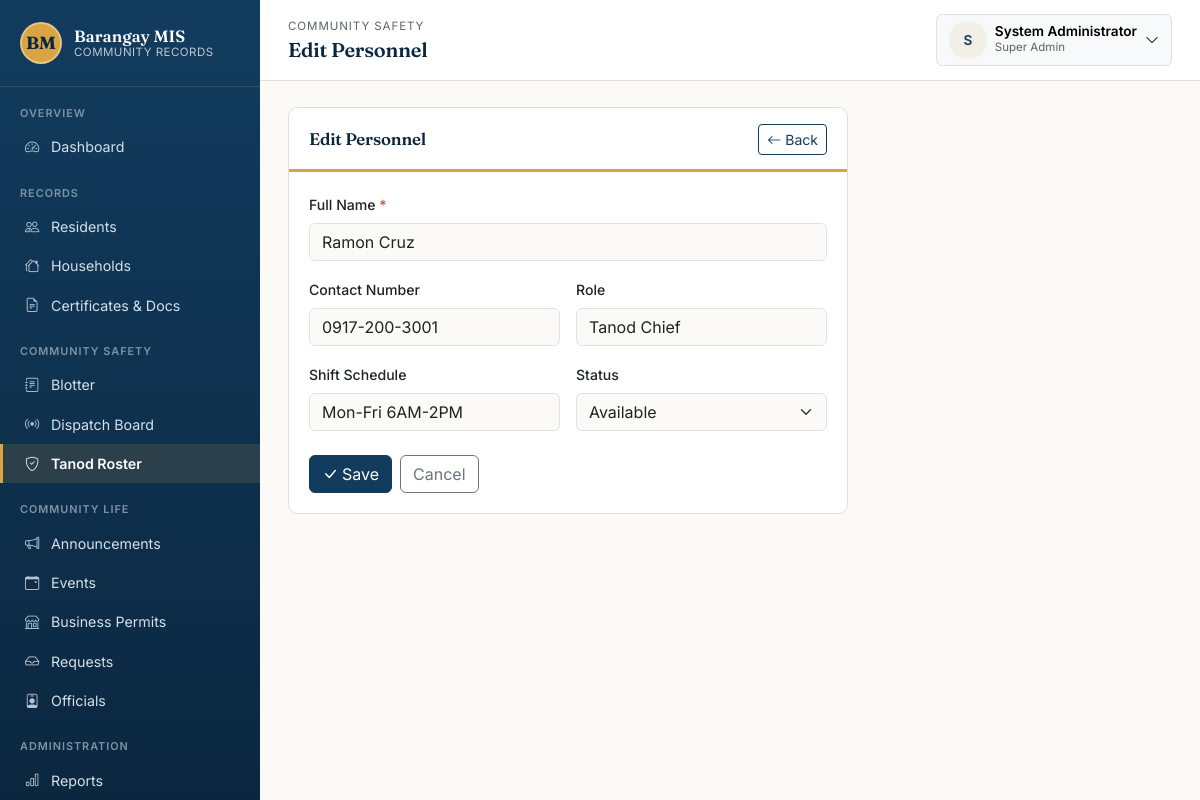
Page /modules/dispatch/roster_form.php?id=1 (signed in) on the committed database.
### tables this page shows
CREATE TABLE tanod_roster (
    id                INT AUTO_INCREMENT PRIMARY KEY,
    full_name         VARCHAR(150) NOT NULL,
    contact_number    VARCHAR(20),
    role              VARCHAR(100) NOT NULL DEFAULT 'Tanod',
    shift_schedule    VARCHAR(100),
    status            ENUM('Available','On Call','Off Duty') NOT NULL DEFAULT 'Available',
    created_at        TIMESTAMP NOT NULL DEFAULT CURRENT_TIMESTAMP
);

### includes/functions.php (called while the page is built, shortened)
<?php
function clean(?string $value): string
{
    return htmlspecialchars(trim($value ?? ''), ENT_QUOTES, 'UTF-8');
}

### modules/dispatch/roster_form.php (the view, shortened to what this page needs)
<?php
require_once __DIR__ . '/../../config.php';
require_once __DIR__ . '/../../includes/functions.php';
$id = isset($_GET['id']) ? (int)$_GET['id'] : null;
$person = ['full_name' => '', 'contact_number' => '', 'role' => 'Tanod', 'shift_schedule' => '', 'status' => 'Available'];
if ($id) {
    $stmt = $pdo->prepare('SELECT * FROM tanod_roster WHERE id = ?');
    $stmt->execute([$id]);
    $found = $stmt->fetch();
    $person = $found;
}
require_once __DIR__ . '/../../includes/header.php';
?>
<div class="panel" style="max-width:560px;">
    <div class="panel-header">
        <h2><?= $id ? 'Edit Personnel' : 'Add Personnel to Roster' ?></h2>
        <a href="<?= BASE_URL ?>/modules/dispatch/roster.php" class="btn btn-sm btn-outline-primary"><i class="bi bi-arrow-left me-1"></i>Back</a>
    </div>
    <div class="panel-body">
        <form method="post" novalidate>
            <div class="row g-3">
                <div class="col-12">
                    <label class="form-label">Full Name <span class="required-mark">*</span></label>
                    <input type="text" name="full_name" class="form-control" required value="<?= clean($person['full_name']) ?>">
                </div>
                <div class="col-md-6">
                    <label class="form-label">Contact Number</label>
                    <input type="text" name="contact_number" class="form-control" value="<?= clean($person['contact_number']) ?>">
                </div>
                <div class="col-md-6">
                    <label class="form-label">Role</label>
                    <input type="text" name="role" class="form-control" value="<?= clean($person['role']) ?>" placeholder="Tanod, Tanod Chief, BHW...">
                </div>
                <div class="col-md-6">
                    <label class="form-label">Shift Schedule</label>
                    <input type="text" name="shift_schedule" class="form-control" value="<?= clean($person['shift_schedule']) ?>" placeholder="Mon-Fri 6AM-2PM">
                </div>
                <div class="col-md-6">
                    <label class="form-label">Status</label>
                    <select name="status" class="form-select">
                        <?php foreach (['Available','On Call','Off Duty'] as $s): ?>
                            <option value="<?= $s ?>" <?= $person['status'] === $s ? 'selected' : '' ?>><?= $s ?></option>
                        <?php endforeach; ?>
                    </select>
                </div>
            </div>
            <div class="mt-4 d-flex gap-2">
                <button type="submit" class="btn btn-primary"><i class="bi bi-check-lg me-1"></i>Save</button>
                <a href="<?= BASE_URL ?>/modules/dispatch/roster.php" class="btn btn-outline-secondary">Cancel</a>
            </div>
        </form>
    </div>
</div>
<?php require_once __DIR__ . '/../../includes/footer.php'; ?>

### assets/css/style.css (style rules this page uses)
:root { --bagong-blue: #123C5E; --bagong-blue-dark: #0B2740; --bagong-blue-light: #1E5583; --paper: #FBFAF6; --paper-dim: #F2EFE6; --palay-gold: #D9A441; --palay-gold-dark: #B9832F; --adobe: #C1502E; --talahib: #4C7A5E; --ink: #1F2421; --ink-soft: #5B6660; --hairline: #E4DFD1; --font-display: 'Fraunces', Georgia, serif; --font-body: 'Inter', -apple-system, Segoe UI, Roboto, sans-serif; --font-mono: 'JetBrains Mono', SFMono-Regular, Menlo, monospace; --bs-primary: var(--bagong-blue); --bs-body-font-family: var(--font-body); --bs-body-color: var(--ink); --bs-body-bg: var(--paper); }
* { box-sizing: border-box; }
body { background: var(--paper); color: var(--ink); font-family: var(--font-body); }
h1, h2, h3, h4, .display-font { font-family: var(--font-display); font-weight: 600; letter-spacing: -0.01em; color: var(--bagong-blue-dark); }
a { color: var(--bagong-blue); }
.panel { background: #fff; border: 1px solid var(--hairline); border-radius: 10px; margin-bottom: 22px; overflow: hidden; }
.panel-header { display: flex; align-items: center; justify-content: space-between; gap: 12px; padding: 16px 20px 14px; border-bottom: 3px solid var(--palay-gold); flex-wrap: wrap; }
.panel-header h2, .panel-header h3 { margin: 0; font-size: 1.05rem; }
.panel-body { padding: 20px; }
.btn-primary { background: var(--bagong-blue); border-color: var(--bagong-blue); }
.btn-outline-primary { color: var(--bagong-blue); border-color: var(--bagong-blue); }
.required-mark { color: var(--adobe); }
.form-label { font-weight: 500; font-size: 0.88rem; }

### rows in the picture
tanod_roster: full_name "Ramon Cruz", contact_number "0917-200-3001", role "Tanod Chief", shift_schedule "Mon-Fri 6AM-2PM", status "Available"

### other values in the picture
$label "Dashboard Residents Households Certificates & Docs Blotter Dispatch Board Tanod Roster Announcements Events Business Permits Requests Officials Reports"
$breadcrumbEyebrow "COMMUNITY SAFETY"
$pageTitle "Edit Personnel"
mb_strtoupper(mb_substr(current_full_name() ?: '?', 0, 1)) "S"
current_full_name() "System Administrator"
role_label(current_role()) "Super Admin"
